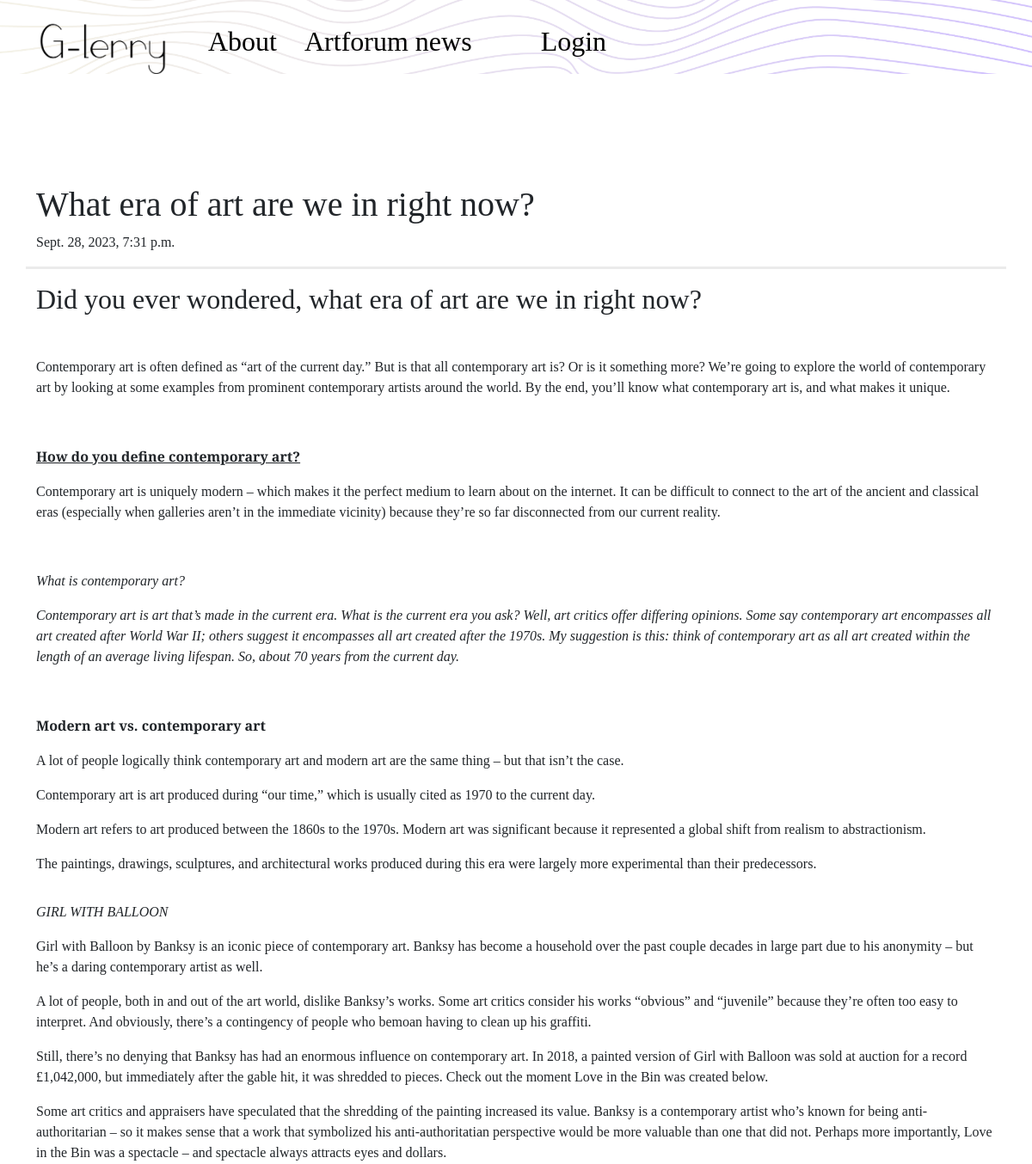
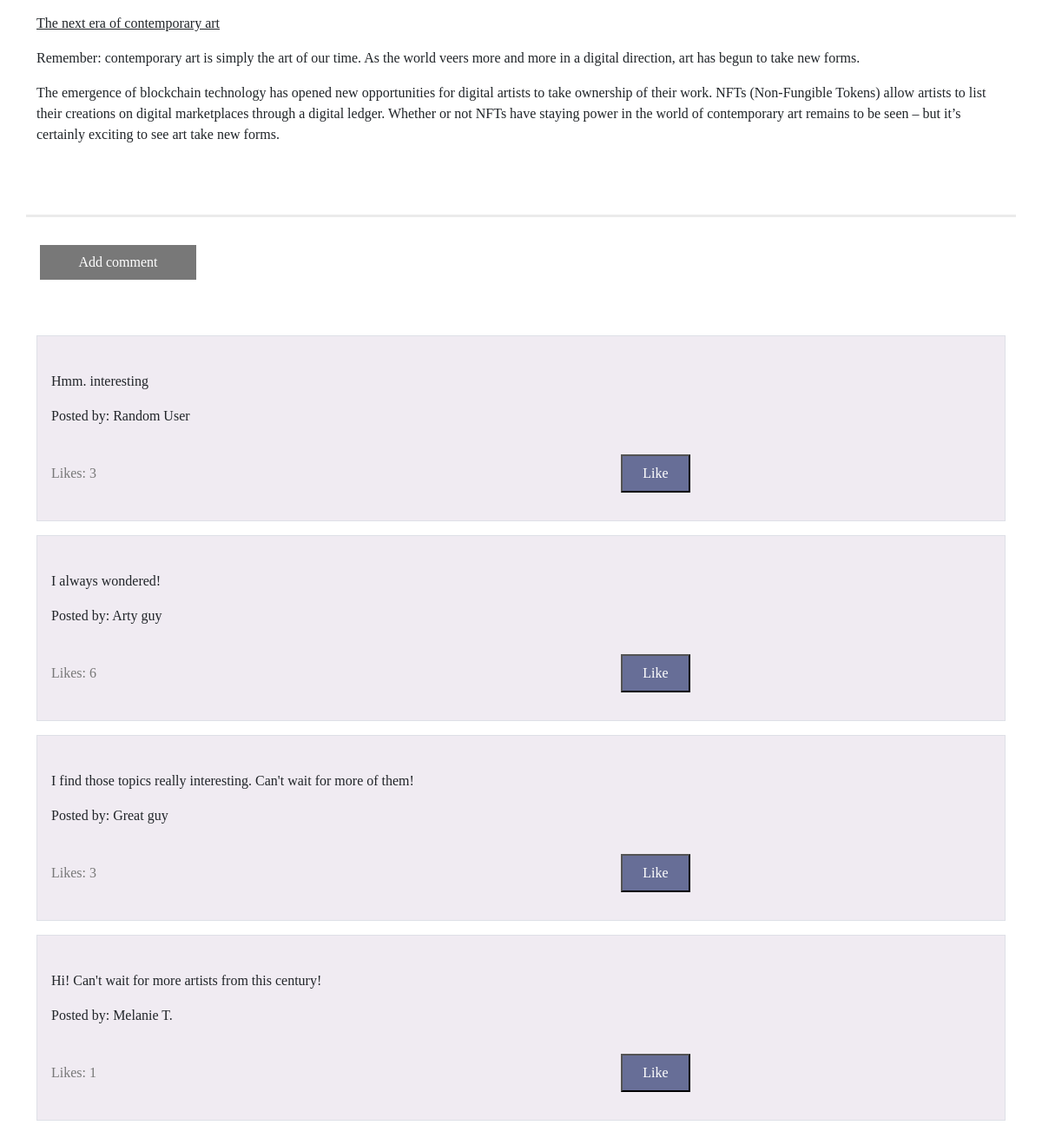
/post/11, run on the app's committed database (2 pictures, top to bottom).
### blog/models.py (models this page shows, shortened)
class Post(models.Model):
    author = models.ForeignKey('auth.User', on_delete=models.CASCADE)
    title = models.CharField(max_length=200)
    text = models.TextField()
    create_date = models.DateTimeField(default=timezone.now)
    published_date = models.DateTimeField(blank=True, null=True)
    """
        The primary key patches to self.pk, after i create post, and i hit publication,
        go to post detail of the primary key of post i just created

    """

class Comments(models.Model):
    post = models.ForeignKey('blog.Post', related_name='comments', on_delete=models.CASCADE)
    author = models.CharField(max_length=100)
    text = models.TextField()
    create_date = models.DateTimeField(default=timezone.now())
    approved_comment = models.BooleanField(default=False)
    likes = models.PositiveIntegerField(default=0)
    """
        After post comment, go back to list of all posts,
        comment has to be approved before being there
    """

### blog/views.py (the view)
# urls.py: path('post/<int:pk>', views.PostDetailView.as_view(), name='post_detail'),
class PostDetailView(DetailView):
    model = Post

### blog/templates/blog/post_detail.html (shortened to what this page needs)
{% extends "blog/base.html" %}
{% load static %}
{% block content %}
    <h1 class="post-title"> {{ post.title }} </h1>
        {% if post.published_date %}
        <div class="date postdate">
            {{post.published_date}}
        </div>
        {% else %}
        <a class="btn btn-secondary" href="{% url 'post_publish' pk=post.pk %}">Publish</a>
        {% endif %}
    <p class="post-content">
        {{ post.text|safe|linebreaksbr }}
    </p>
        <div class="button-container">
            <a href="{% url 'add_comment_to_post' pk=post.pk %}" class="button-post addcmntbtn">Add comment</a>
        </div>
   <div class="container comment-section">
        {% for comment in post.comments.all %}
            <div class="comment-one">
                <br>
                <p>{{ comment.text|safe|linebreaks }}</p>
                <p class="posted-by">Posted by: {{ comment.author }}</p>
                <span class="likes-text" id="likeCount_{{ comment.pk }}">Likes: {{ comment.likes }}</span>
                <button class="button-post likebtn" onclick="likeComment({{ comment.pk }})">Like</button>
            </div>
        {% endfor %}
    </div>
{% endblock %}

### blog/static/css/blog.css (style rules this page uses)
* { font-family: 'Playfair Display', serif; }
.comment-one { border: 1px solid #dee0e7; margin: 1rem 0; background-color: #f0ebf2; padding: 0 1rem 1rem 1rem; }
.post-content { margin: 1rem 0; border-top: 3px solid #ebebeb; }
.likes-text { margin-top: 2rem; color: #787878; }
.button-container { display: flex; justify-content: space-between; border-top: 3px solid #ebebeb; margin: 1rem 0; padding: 1rem 0; }
.button-post { text-decoration: none; color: white; background: #787878; text-align: center; margin: 1rem 1rem; padding: 0.5rem 0; width: 15vw; transition: background-color 0.3s, box-shadow 0.3s; / }
.likebtn { width: 5rem; background-color: #676e97; margin-left: 50vw; }

### data on the page
Post: title "What era of art are we in right now?", published_date "Sept. 28, 2023, 7:31 p.m.", text "Did you ever wondered, what era of art are we in right now? Contemporary art is often defined as “art of the current day.” But is that all contemporary art is? Or is it something more? We’re going to explore the world of contemporary art by looking at some examples from prominent contemporary artists around the world. By the end, you’ll know what contemporary art is, and what makes it unique. How do you define contemporary art? Contemporary art is uniquely modern – which makes it the perfect medium to learn about on the internet. It can be difficult to connect to the art of the ancient and classical eras (especially when galleries aren’t in the immediate vicinity) because they’re so far…"
Comments: text "Hmm. interesting", author "Random User", likes "3"
Comments: text "I always wondered!", author "Arty guy", likes "6"
Comments: text "I find those topics really interesting. Can't wait for more of them!", author "Great guy", likes "3"
Comments: text "Hi! Can't wait for more artists from this century!", author "Melanie T.", likes "1"
